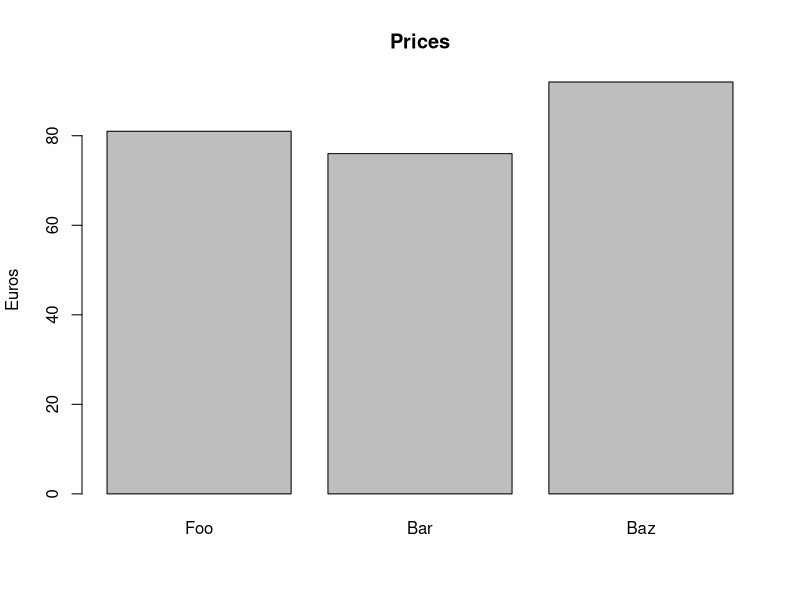

The R source for this figure:
      prices  <- c(  81 ,   76 ,   92 );
names(prices) <- c('Foo', 'Bar', 'Baz');

barplot(prices, main='Prices', ylab='Euros');
